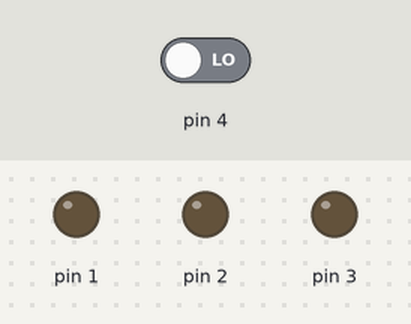
This sketch was run on a simulated Arduino Uno, built with avr-gcc and run on an emulated ATmega328P. Shown: output pins drawn as LEDs (lit = HIGH). The inputs (shaded band) are chosen by the test bench; at power-on: pin 4 LOW.

Above: at 1.2 s.
1.3 s: pin 4 driven HIGH
At 2.0 s:
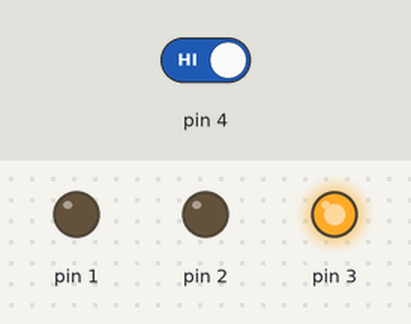
At 5.2 s:
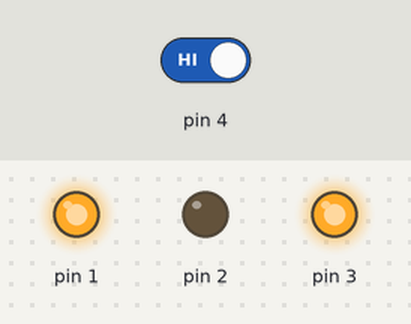
Timing chart, 0 to 10.3 s (numbered marks = the images above; inputs shaded):
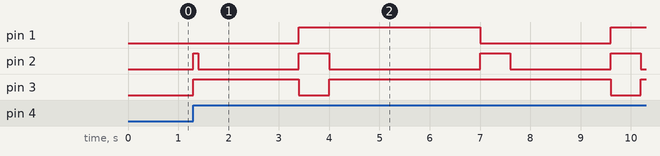

Measured:
- after the input at 1.3 s, pin 1: LOW → HIGH after 2.1 s, → LOW 3.6 s later, → HIGH 2.6 s later; pin 2: LOW → HIGH at once, → LOW 0.10 s later, → HIGH 2.0 s later, → LOW 0.60 s later, … (8 changes in this stretch); pin 3: goes HIGH 2.1 s, LOW 0.60 s, HIGH 5.6 s, LOW 0.60 s, then HIGH, starting at once

The sketch:

lightMain.ino
```cpp
int i = 0;
int taster = 0;
int phase = 0;

void setup() {
  pinMode(1, OUTPUT);
  pinMode(2, OUTPUT);
  pinMode(3, OUTPUT);
  pinMode(4, INPUT);
}

void loop() {
  taster = digitalRead(4);

  if(taster == 1){
    i++;
    if(phase%2){
      digitalWrite(1, HIGH);
      digitalWrite(2, HIGH);
      digitalWrite(3, LOW);
      delay(100);
      digitalWrite(1, HIGH);
      digitalWrite(2, LOW);
      digitalWrite(3, HIGH);
      delay(3000);
      digitalWrite(1, LOW);
      digitalWrite(2, HIGH);
      digitalWrite(3, HIGH);
      delay(500);
      phase++;
    }
    else{
      digitalWrite(1, LOW);
      digitalWrite(2, HIGH);
      digitalWrite(3, HIGH);
      delay(100);
      digitalWrite(1, LOW);
      digitalWrite(2, LOW);
      digitalWrite(3, HIGH);
      delay(2000);
      digitalWrite(1, HIGH);
      digitalWrite(2, HIGH);
      digitalWrite(3, LOW);
      delay(500);
      phase++;
    }
  }

}
```
